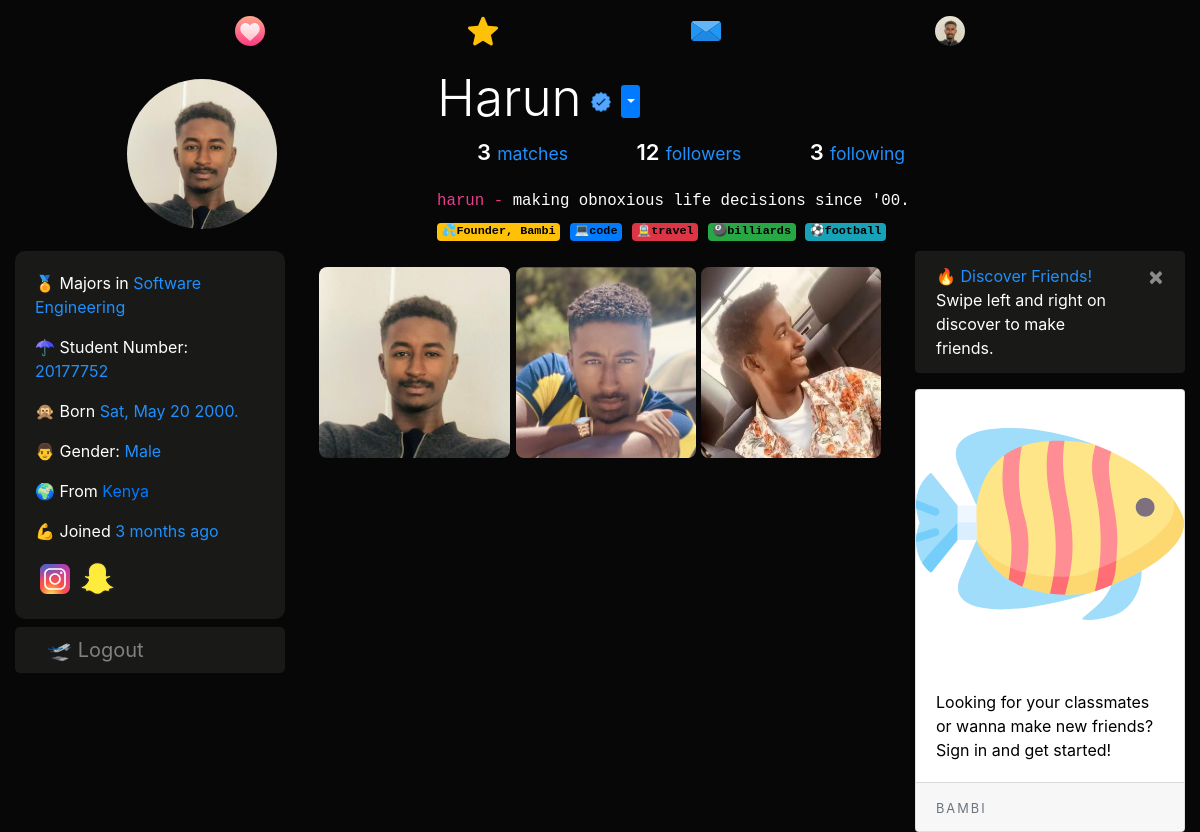
The app's page /harun (signed in), older data.
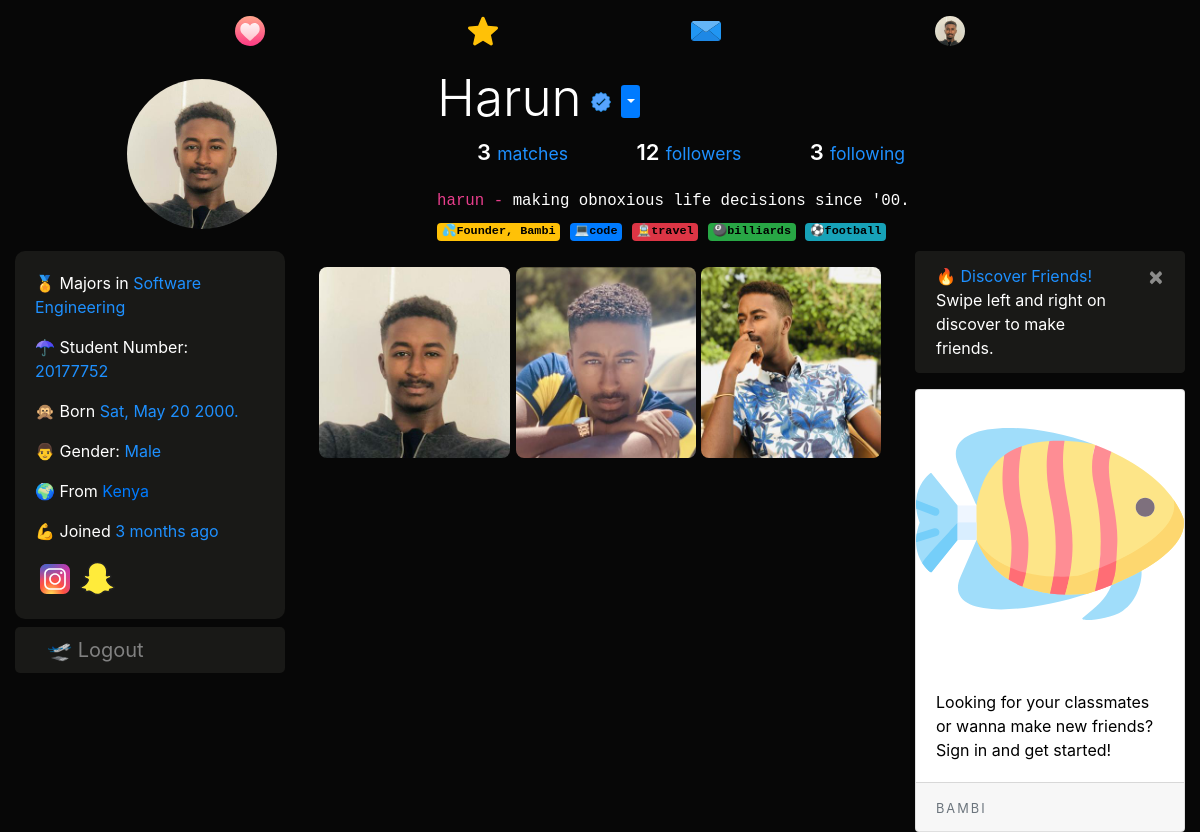
The same page, newer data.
### dating/models.py (models this page shows, shortened)
class User(db.Model, UserMixin):
	id = db.Column(db.Integer, primary_key=True)
	username = db.Column(db.String(20), unique=True, nullable=False)
	email = db.Column(db.String(120), unique=True, nullable=True)
	dp = db.Column(db.String(20), nullable=False, default='default.jpg')
	dp2 = db.Column(db.String(20), nullable=False, default='flip.png')
	dp3 = db.Column(db.String(20), nullable=False, default='plane.png')
	password = db.Column(db.String(60), nullable=False)
	last_seen = db.Column(db.DateTime, default=datetime.utcnow)
	date_joined = db.Column(db.DateTime, nullable=False, default=datetime.utcnow)
	department = db.Column(db.String(20), nullable=False)
	student_number = db.Column(db.Integer(), unique=True, nullable=True)
	age = db.Column(db.DateTime, nullable=False)
	gender = db.Column(db.String(20), nullable=False)
	country = db.Column(db.String(20), default="Cyprus", nullable=True)
	bio = db.Column(db.String(120), nullable=True)
	private = db.Column(db.Boolean, default=False, nullable=False)
	snapchat = db.Column(db.String(20), default="snapchat", nullable=True)
	instagram = db.Column(db.String(20), default="instagram", nullable=True)
	followed = db.relationship(
		'User', secondary=followers,
		primaryjoin=(followers.c.follower_id == id),
		secondaryjoin=(followers.c.followed_id == id),
		backref=db.backref('followers', lazy='dynamic'), lazy='dynamic')
	messages_sent = db.relationship('Message',
									foreign_keys='Message.sender_id',
									backref='author', lazy='dynamic')
	messages_received = db.relationship('Message',
										foreign_keys='Message.recipient_id',
										backref='recipient', lazy='dynamic')
	last_message_read_time = db.Column(db.DateTime)
	def birthday(self):
		if self.age.month == datetime.today().month:
			if self.age.day == datetime.today().day:
				return True
	def is_following(self, user):
		return self.followed.filter(followers.c.followed_id == user.id).count() > 0
	def new_messages(self):
		last_read_time = self.last_message_read_time or datetime(1900, 1, 1)
		return Message.query.filter_by(recipient=self).filter(
			Message.timestamp > last_read_time).count()

### dating/routes.py (the view)
@app.route("/<string:username>", methods=['GET', 'POST'])
@login_required
def user_posts(username):
	username = username.lower()
	if current_user.is_authenticated:
		form = UpdateAccountForm()
		if form.validate_on_submit():
			if form.picture.data:
				pic = profile_img(form.picture.data)
				current_user.dp = pic
			if form.picture2.data:
				pic2 = profile_img(form.picture2.data)
				current_user.dp2 = pic2
			if form.picture3.data:
				pic3 = profile_img(form.picture3.data)
				current_user.dp3 = pic3
			current_user.username = form.username.data.lower()
			if form.email.data:
				current_user.email = form.email.data
			current_user.snapchat = form.snapchat.data
			current_user.instagram = form.instagram.data
			current_user.department = form.department.data
			if form.student_number.data:
				current_user.student_number = form.student_number.data
			current_user.country = form.country.data
			current_user.age = form.age.data
			current_user.bio = form.bio.data
			current_user.private = form.private.data
			db.session.commit()
			flash('Your Account has been updated', 'success')
			return redirect(url_for('user_posts', username=current_user.username))
		elif request.method == 'GET':
			form.username.data = current_user.username
			form.email.data = current_user.email
			form.snapchat.data = current_user.snapchat
			form.instagram.data = current_user.instagram
			form.department.data = current_user.department
			form.student_number.data = current_user.student_number
			form.country.data = current_user.country
			form.age.data = current_user.age
			form.bio.data = current_user.bio
			form.private.data = current_user.private
		dp = url_for('static', filename='profile_pics/' + current_user.dp)
		user = User.query.filter_by(username=username).first_or_404()
		users = User.query.all()
		mutual = 0
		for person in user.followers:
			if user.is_following(person):
				mutual += 1
		return render_template('user_posts.html', user=user, users=users, mutual=mutual, title=user.username.title(), dp=dp, form=form)
	user = User.query.filter_by(username=username).first_or_404()
	return render_template('user_posts.html', user=user, title=user.username.title())

### dating/models.py (called while the page is built)
@login_manager.user_loader
def load_user(user_id):
	return User.query.get(int(user_id))

### dating/routes.py (called while the page is built)
@app.before_request
def before_request():
	if current_user.is_authenticated:
		current_user.last_seen = datetime.utcnow()
		db.session.commit()

### dating/templates/user_posts.html (shortened to what this page needs)
{% extends "layout.html" %}
{% block content %}
<div class="container-fluid">
  <section style="padding-top: 5px;">
    <div class="profile">
      <div class="profile-image">
        <img src="{{ url_for('static', filename='profile_pics/' + user.dp) }}" alt="" class="profile-thumbnail" style="width:150px;height:150px;">
      </div>
      <div class="profile-user-settings" style="display:flex;">
        <h2 class="profile-user-name">{{user.username.title()}}
          {% if user.username in ["harun" , "bambi"] %}
          <img src="{{ url_for('static', filename='resources/' + 'verified.svg') }}" style="width:20px;height:20px;margin-left: -5px;" title="Verified">
          {% endif %}
        </h2>
        {% if current_user.is_authenticated %}
        <div class="dropdown" style="margin:auto 10px;">
              <button class="btn  btn-sm btn-primary dropdown-toggle" type="button" id="dropdownMenuButton" data-toggle="dropdown" aria-haspopup="true" aria-expanded="false" style="padding-left:2px;">
              </button>
          </div>
          {% endif %}
      </div>
      <div class="profile-stats">
        <ul>
          <li style="font-size:22px;" {% if user == current_user %} data-toggle="modal" data-target="#mutual" {% endif %}><span class="profile-stat-count">{{mutual}}</span> <small>matches</small></li>
          <li style="font-size: 22px;" {% if user == current_user %} data-toggle="modal" data-target="#followers" {% endif %}><span class="profile-stat-count">{{ user.followers.count() }}</span> <small>followers</small></li>
          <li style="font-size: 22px;" {% if user == current_user %} data-toggle="modal" data-target="#following" {% endif %}><span class="profile-stat-count">{{ user.followed.count() }}</span> <small>following</small></li>
        </ul>
      </div>
      <div class="profile-bio">
        <p class="mb-2" style="font-size:18px;">
            <code>{{user.username}} - </code>
            {% if user.bio %}
            <code style="color:#fff;">{{user.bio}}</code>
            {% else %}
            <code style="color:#fff;">hey there, lets be friends 🤗</code>
            {%endif%}
            <br>
            {% if user.username == 'harun' %}
              <code>
              <a class="badge badge-warning" style="color:#000;">💦Founder, Bambi</a>
              <a class="badge badge-primary" style="color:#000;">💻code</a>
              <a class="badge badge-danger" style="color:#000;">🚊travel</a>
              <a class="badge badge-success" style="color:#000;">🎱billiards</a>
              <a class="badge badge-info" style="color:#000;">⚽football</a>
              </code>
            {% endif %}
        </p>
      </div>
    </div>
</section>
  <div class="row">
    <div class="col-lg-3">
    <div class="about mb-2" style="color:#fff;background:#191917;border-radius:10px;">
    <div class="card-body">
      <p> 🏅 Majors in <span>{{user.department}}</span></p>
      {% if user.student_number %}
      <p> ☂ Student Number: <span>{{user.student_number}}</span></p>
      {% endif %}
      <p> 🙊 Born
        <span>
          {% if current_user.is_authenticated %}
            {{user.age.strftime('%a, %b %d %Y.')}}
          {% else %}
            {{user.age.strftime(' %b %d. ')}}
          {% endif %}
        </span></p>
      <p> {% if user.gender == 'male' %} 👨 {% else %}👩 {% endif %} Gender: <span>{{user.gender.title()}}</span></p>
      {% if user.country %}
      <p> 🌍 From <a href="https://www.google.com/maps?q={{user.country.title()}}" target="_blank">
      {{user.country.title()}}</a></p>
      {% endif %}
      <p> 💪 Joined <span>{{ moment(user.date_joined).fromNow() }}</span></p>
      {% if user.instagram and user.instagram != "instagram"  %}
        <a href="https://www.instagram.com/{{user.instagram}}"><img src="{{ url_for('static', filename='resources/' + 'instagram.svg') }}" style="width:40px;height:40px;"></a>
      {% endif %}
      {% if user.snapchat and user.snapchat != "snapchat"  %}
        <a href="https://www.snapchat.com/add/{{user.snapchat}}"><img src="{{ url_for('static', filename='resources/' + 'snapchat.svg') }}" style="width:35px;height:35px;"></a>
      {% endif %}
    </div>
  </div>
  <div class="mt-2 mb-2 d-none d-lg-block" style="background:#191917;padding:8px 8px 8px 32px;font-size:20px;display:block;border-radius:5px;">
        <a href="{{ url_for('logout') }}" style="text-decoration:none;color:#818181;"> 🛫 Logout</a>
        </div>
</div>
    <div class="col-lg-6">
      <div class="row mt-3 ml-1 mr-1">
        <img src="{{ url_for('static', filename='profile_pics/' + user.dp) }}" alt="dp" class="profile-thumbnail" style="width:34%;max-height:400px;margin-right:1%;border-radius:8px;">
        <img src="{{ url_for('static', filename='profile_pics/' + user.dp2) }}" alt="dp2" class="profile-thumbnail" style="width:32%;max-height:400px;margin-right:1%;border-radius:8px;">
        <img src="{{ url_for('static', filename='profile_pics/' + user.dp3) }}" alt="dp3" class="profile-thumbnail" style="width:32%;max-height:400px;border-radius:8px;">
      </div>
</div>
    <div class="col-lg-3 d-none d-lg-block">
      {% if current_user.is_authenticated %}
      <div class="alert alert-success alert-dismissible fade show dark-theme" role="alert">
        <a href="{{ url_for('discover') }}"  style="color:#fff;text-decoration: none">
      <span style="color:#1e90ff;">🔥 Discover Friends!</span> Swipe left and right on discover to make friends.</a>
        <button type="button" class="close" data-dismiss="alert" aria-label="Close">
          <span aria-hidden="true">&times;</span>
        </button>
      </div>
      <div class="card" style="color:#000;">
      <img class="card-img-top" src="{{ url_for('static', filename='resources/' + 'logo.svg') }}" alt="logo">
      <div class="card-body">
        <p class="card-text">Looking for your classmates or wanna make new friends? Sign in and get started!</p>
      </div>
      <div class="card-footer">
        <small class="text-muted logo">BAMBI</small>
      </div>
    </div>
    {% endif %}
</div>
      </div>
{% endblock content %}

### dating/templates/layout.html (shortened to what this page needs)
<!doctype html>
<html lang="en">
  <head>
    <link rel="stylesheet" href="https://stackpath.bootstrapcdn.com/bootstrap/4.3.1/css/bootstrap.min.css">
    <link rel="stylesheet" type="text/css" href="{{ url_for('static', filename='main.css') }}">
  </head>
  <body>
<nav class="navbar navbar-expand-md navbar-dark sticky-top justify-content-center d-none d-lg-block">
   <ul class="nav">
    <li {% if '/home' == request.path %}  class="active" {% endif %}>
      <a href="{{url_for('home')}}"><img src="{{ url_for('static', filename='resources/' + 'swipe.svg') }}" style="width:30px;height:30px;"></a>
    </li>
    <li {% if '/discover' == request.path %}  class="active" {% endif %}>
      <a href="{{url_for('discover')}}"><img src="{{ url_for('static', filename='resources/' + 'like.svg') }}" style="width:30px;height:30px;"></a>
    </li>
    <li {% if '/messages' == request.path %}  class="active" {% endif %}>
      <a href="{{url_for('messages')}}">
        <img src="{{ url_for('static', filename='resources/' + 'message.svg') }}" style="width:30px;height:30px;">
      </a>
    </li>
    <li>
      <a href="{{url_for('user_posts', username=current_user.username)}}">
        {% if current_user.is_authenticated %}
          <img src="{{ url_for('static', filename='profile_pics/' + current_user.dp) }}" style="width:30px;height:30px;border-radius:50%">
        {% else %}
        <img src="https://www.flaticon.com/premium-icon/icons/svg/3133/3133799.svg" style="width:30px;height:30px;">
        {% endif %}
      </a>
    </li>
</ul>
</nav>
  {% block content %} {% endblock %}
  </body>
</html>

### dating/static/main.css (style rules this page uses)
body { background:#070707; color:#fff; }
nav { background:#070707; }
.logo { color: #fff; letter-spacing: 2px; }
small { color: #1e90ff; }
.dark-theme { background: #191917; color: #fff; border:1px solid #191917 !important; }

### dating/templates/layout.html (style rules this page uses)
ul.nav { width:80%; margin:0 auto; padding:0; list-style:none; background-color:none; text-align:center; font-family: sans-serif; }
.nav li { display:inline-block; width:25%; margin:0; padding:0; }
.nav a { text-align:center; padding:8px 0 8px 0; margin:0; display:block; text-decoration:none; color: #fff; }
ul.nav li:first-child a { border:none; }
ul.nav li:last-child a { border:none; }

### dating/templates/user_posts.html (style rules this page uses)
*, *::before, *::after { box-sizing: border-box; }
.card-body span { color: #1e90ff; }
ul span { color: #fff; }
section .btn { color: inherit; padding: 5px; cursor: pointer; border:none; outline:none; font-size: 15px; }
.profile::after { content: ""; display: block; clear: both; }
.profile-image { float: left; width: calc(33.333% - 1rem); display: flex; justify-content: center; align-items: center; margin-right: 3rem; }
.profile-image img { border-radius: 50%; margin-top:-10px; }
.profile-user-settings, .profile-stats, .profile-bio { float: left; width: calc(66.666% - 2rem); }
.profile-user-settings { margin-top: 1.1rem; }
.profile-user-name { display: inline-block; font-size: 3.2rem; font-weight: 300; }
.profile-stats { margin-top: 2.3rem; }
.profile-stats li { display: inline-block; font-size: 1.6rem; line-height: 1.5; margin-right: 4rem; cursor: pointer; }
.profile-stats li:last-of-type { margin-right: 0; }
.profile-bio { font-size: 1.6rem; font-weight: 400; line-height: 1.5; margin-top: 2.3rem; }
.profile-real-name, .profile-stat-count, .profile-edit-btn { font-weight: 600; }

Row changes from the older to the newer data that the page shows:
changed User "Harun": dp3: a different picture
